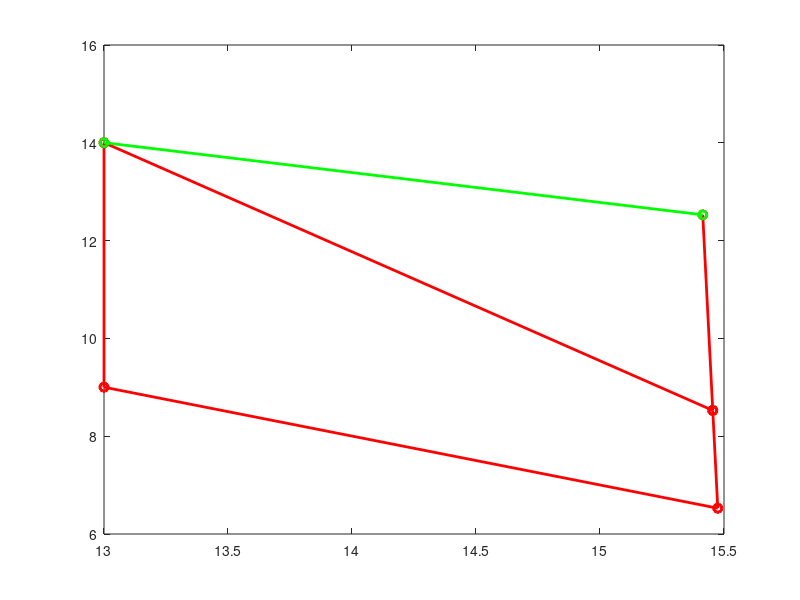

This chart was generated by the following MATLAB code: (Note: this script raises an error after producing the figure.)
% Hayim Enrique Juarez Del Moral
% Program Description: Umbrella arm that expands and retracts from a link
        % input. It will tilt beforhand to adjust angle of the umbrella from a rack
        % and pinion set up.
% INPUTS: for loops of crank-slider and umbrella arm movememnt. Umbrella 
        % stem and crank will be inputs of the for loops.  
% OUTPUTS: Plot of umbrella and crank movement. Plot of inputs vs outputs 
% DATE:12/05/2018
% VERSION: 1.0 
%% Newtons Method to solve for awning unkowns
% ususual commands to prep the program
clc
clear

%conversion items
rad2deg = 180/pi;
deg2rad = pi/180;

RS1 = 5; % lengths of the fourbar
RS2 = 6; 
RS3 = 2;
RS4 = 3.5;
RS3EXT = 4;  %length of the extended arm

Stheta1 = 90*deg2rad;   %angle of fourbar ground
Stheta4 = linspace(-45,15)*deg2rad;   %fourbar input 
% Tolerance
tolerance = 10^(-3);

% Error
error = 2*tolerance;

% Initial Guess for theta 2 and theta 3
guess = [320 ; 70]*deg2rad;

theta2 = guess(1);   %assigning guesses to variable for better clarity.
theta3 = guess(2);

%array to hold values
output = zeros(length(Stheta4),2);

%% Application of Newton's Method to determine the values of theta2 and
% theta3

for i = 1:length(Stheta4)
    
    while error > tolerance

    % vector loop equations for the electric rope shovel with the initial
    % guess
     FUN = [(RS1*cos(Stheta1))+(RS2*cos(theta2))-(RS3*cos(theta3))-...
            (RS4*cos(Stheta4(i)))
            (RS1*sin(Stheta1))+(RS2*sin(theta2))-(RS3*sin(theta3))-...
            (RS4*sin(Stheta4(i)))];
           
    % Definition of the Jacobian matrix for the electric rope shovel
    % (derived from the vector loop equation for the electric rope shovel)
     J1(1,1) = (-RS2*sin(theta2));
     J1(1,2) = (RS3*sin(theta3));

     J1(2,1) = (RS2*cos(theta2));
     J1(2,2) = (-RS3*cos(theta3));

    % Calculation of the change in the guess
     dtheta = -inv(J1)*FUN;

    % Addition of the change in the guess to the previous guess
     guess = guess + dtheta;
     theta2 = guess(1);
     theta3 = guess(2);

    % update f1, f2, and f3
     FUN = [(RS1*cos(Stheta1))+(RS2*cos(theta2))-(RS3*cos(theta3))-...
            (RS4*cos(Stheta4(i)))
            (RS1*sin(Stheta1))+(RS2*sin(theta2))-(RS3*sin(theta3))-...
            (RS4*sin(Stheta4(i)))];

    % Calculation of the error
     error = max(abs(FUN));
      
     end

% Reset of the error for the next input angle
error = 2*tolerance;

% Saving values for later output
output(i,:) = guess;

end
first_th2 = output(1);  %getting first value of theta2
first_th3 = output(1,2);  %the same for theta 3
final_p = output(100);   %final value to keep still in rotation
%% specifiactions of the crank slider portion
r1 = 4; r2 = 5; r3 = 11.57; r3a = r3-5; %link lengths
P1 = [0,0];    %ground coordinate of crank
P4 = [13,2.43239];  %coordinate of pinion ground
radii_p = 1.43239;  %radius of pinion
tilt_angle = 30*deg2rad; %specified angle 
theta2 = linspace(0,tilt_angle);   %input angle) 
ini_th2 = theta2(1);
alfa_list = []   %initializing alpha list
theta3_list = []   %initializing theta3 list
awning_length = []  %awning list
%% specifications of the fourbar simulation:
% point specifications for the fourbar on the stem
RS1x = RS1*cos(Stheta1);
RS1y = RS1*sin(Stheta1);
RS2x = RS2*cos(output(1:100));
RS2y = RS2*sin(output(1:100));
RS3x = RS3*cos(output(1:100,2)');
RS3y = RS3*sin(output(1:100,2)');
RS4x = RS4*cos(Stheta4);
RS4y = RS4*sin(Stheta4);
RS3xt = RS3EXT*cos(output(1:100,2)');   %used for the awning out of loop extension
RS3yt = RS3EXT*sin(output(1:100,2)');   %used as stated above
%% starting the simulation of the fourbar 
for i = 1:length(output(1:i))
    %% end of shaft points/ grounds for four bar
    r3x = P4(1) + r3*cos((pi/2));  %tip of the link
    r3y = P4(2) + r3*sin((pi/2));
    r3xa = P4(1) + r3a*cos((pi/2));  %shorter link
    r3ya = P4(2) + r3a*sin((pi/2));
    
    %% awning four bar simulation;
    %plotting the ground link to stem
    plot([r3xa r3x],[r3ya r3y],'-ro', 'LineWidth', 2); hold on;
     %plotting the input link r4
    plot([r3xa r3xa+RS4x(i)],[r3ya r3ya+RS4y(i)],'-ro', 'LineWidth', 2); hold on;
     %plotting link r3 
    plot([r3xa+RS4x(i) r3xa+RS4x(i)+RS3x(i)],[r3ya+RS4y(i) r3ya+RS4y(i)+RS3y(i) ],'-ro', 'LineWidth', 2); hold on;
     % Plotting link r2
    plot([r3x r3x + RS2x(i)],[r3y r3y + RS2y(i)],'-ro', 'LineWidth', 2); hold on;
    %plotting the awning extension
    plot([r3xa+RS4x(i)+RS3x(i) r3xa+RS4x(i)+RS3x(i)+RS3xt(i)],...
        [r3ya+RS4y(i)+RS3y(i) r3ya+RS4y(i)+RS3y(i)+RS3yt(i)],'-ro', 'LineWidth', 2); hold on;
    %plotting the awning itelf(will me in green)
    plot([r3x r3xa+RS4x(i)+RS3x(i)+RS3xt(i)],...
        [r3y r3ya+RS4y(i)+RS3y(i)+RS3yt(i)],'-go', 'LineWidth', 2); hold on;
    %gathering awning length data vs input
    awning = (sqrt((r3xa+RS4x(i)+RS3x(i)+RS3xt(i))-r3x)^2 - ((r3ya+RS4y(i)+RS3y(i)+RS3yt(i))-r3y)^2);
    awning_length = [awning_length awning]
    
    %% slider crank stand still poistion:
    plot(P1(1),P1(2),'bO','LineWidth',2)   %location of input ground
    plot(P4(1),P4(2),'bO','LineWidth',2)  %location of pinion ground
    alfa = asin(r1*sin(ini_th2)/r2);    %angle for slider end point
    
    r1x = r1*cos(ini_th2);  %x coordinate of crank end
    r1y = r1*sin(ini_th2);  %y coordinate of crank end
    %coupler slider link
    r2x = r1*cos(ini_th2) + r2*cos(alfa);  %x coordinate of slider end
    r2y = 0;      %y coordinate of slider end
    rack_change = 9 - r2x;   %length change to find out arc length traveled
    theta3 = rack_change/radii_p %formula for theta change
    
    
    %% slider crank simulation;
    %plotting the crank slider
    plot([P1(1) r1x r2x],[P1(2) r1y r2y], '-ro', 'LineWidth', 2);%plot of crank slider
    hold on
    plot([P4(1) r3xa r3x],[P4(2) r3ya r3y],'-ro','LineWidth',3); %plot of awning stem 
    hold off
    
    %plotting the rack
    rectangle('Position', [r2x r2y 9 1], 'Facecolor', 'y',...
        'Linewidth', 2, 'LineStyle',':'); 
    
    %plotting the pinion
    viscircles(P4, radii_p, 'LineStyle',':',...
        'EdgeColor','r');   %plotting the pinion
    
    axis ([-2 30 -2 20])
    xlim([-2,30]);
    ylim([-2,20]);
    getframe
    hold off
    %% new loop for sun blockage

    if i == 100

        for s = theta2
            plot(P1(1),P1(2),'bO','LineWidth',2)   %location of input ground
            plot(P4(1),P4(2),'bO','LineWidth',2)  %location of pinion ground
            alfa = asin(r1*sin(s)/r2);    %angle for slider end point
            alfa_list = [alfa_list alfa];    %updating alfa_list
    
            %input link
            r1x = r1*cos(s);  %x coordinate of crank end
            r1y = r1*sin(s);  %y coordinate of crank end
    
            %coupler slider link
            r2x = r1*cos(s) + r2*cos(alfa);  %x coordinate of slider end
            r2y = 0;      %y coordinate of slider end
    
            rack_change = 9 - r2x;   %length change to find out arc length traveled
            theta3 = rack_change/radii_p %formula for theta change
            theta3_list = [theta3_list theta3];
            
            r3x = P4(1) + r3*cos((pi/2)-theta3); %restating stem points to update
            r3y = P4(2) + r3*sin((pi/2)-theta3);
            r3xa = P4(1) + r3a*cos((pi/2)-theta3);
            r3ya = P4(2) + r3a*sin((pi/2)-theta3);
            %% simulation of the crank slider
            %plotting the crank slider
            plot([P1(1) r1x r2x],[P1(2) r1y r2y], '-ro', 'LineWidth', 2);%plot of crank slider
            hold on
            plot([P4(1) r3xa r3x],[P4(2) r3ya r3y],'-ro','LineWidth',3); %plot of awning stem 
            hold off
    
            %plotting the rack
            rectangle('Position', [r2x r2y 9 1], 'Facecolor', 'y',...
            'Linewidth', 2, 'LineStyle',':'); hold on;
    
            %plotting the pinion
            viscircles(P4, radii_p, 'LineStyle',':',...
            'EdgeColor','r'); hold on;   %plotting the pinion

            %% specifications of the fourbar simulation:
            %end points of the fourbar with angle constraint
            RS1x = RS1*cos(Stheta1-theta3);
            RS1y = RS1*sin(Stheta1-theta3);
            RS2x = RS2*cos(output(1:100)-theta3);
            RS2y = RS2*sin(output(1:100)-theta3);
            RS3x = RS3*cos(output(1:100,2)-theta3');
            RS3y = RS3*sin(output(1:100,2)-theta3');
            RS4x = RS4*cos(Stheta4-theta3);
            RS4y = RS4*sin(Stheta4-theta3);
            RS3xt = RS3EXT*cos(output(1:100,2)-theta3');   %used for the awning out of loop extension
            RS3yt = RS3EXT*sin(output(1:100,2)-theta3');   %used as stated above
            %% awning four bar simulation stand still;
            %keep the awning still for rotation and constrain to rotation
            %plotting the ground link to stem
            plot([r3xa r3x],[r3ya r3y],'-ro', 'LineWidth', 2); hold on;
            %plotting the input link r4
            plot([r3xa r3xa+RS4x(i)],[r3ya r3ya+RS4y(i)],'-ro', 'LineWidth', 2); hold on;
            %plotting link r3 
            plot([r3xa+RS4x(i) r3xa+RS4x(i)+RS3x(i)],[r3ya+RS4y(i) r3ya+RS4y(i)+RS3y(i) ],'-ro', 'LineWidth', 2); hold on;
            %Plotting link r2
            plot([r3x r3x + RS2x(i)],[r3y r3y + RS2y(i)],'-ro', 'LineWidth', 2); hold on;
            %plotting the awning extension
            plot([r3xa+RS4x(i)+RS3x(i) r3xa+RS4x(i)+RS3x(i)+RS3xt(i)],...
            [r3ya+RS4y(i)+RS3y(i) r3ya+RS4y(i)+RS3y(i)+RS3yt(i)],'-ro', 'LineWidth', 2); hold on;
            %plotting the awning itelf(will be in green)
            plot([r3x r3xa+RS4x(i)+RS3x(i)+RS3xt(i)],...
            [r3y r3ya+RS4y(i)+RS3y(i)+RS3yt(i)],'-go', 'LineWidth', 2); hold on;
        
            axis ([-2 30 -2 20])
            xlim([-2,30]);
            ylim([-2,20]);
            getframe
            hold off
        end
    %% final figures
    %plotting crank slider section   
    subplot(2,2,1)
    %figure(2)
    plot(theta2, alfa_list);
    hold on
    plot (theta2, theta3_list)
    title('Crank Input vs Slider and Stem')
    xlabel('\theta_2 [rad]')
    ylabel('\theta_3 ,\alpha [rad]')  
    legend('\alpha','\theta_3')
    
    %plotting the awning angle changes vs input
    subplot(2,2,2)
    %figure(3)
    plot(Stheta4, output(1:100), 'm-'); hold on;
    plot(Stheta4, output(1:100,2),'g-'); hold on;
    title('Awning Input vs \theta_6 vs \theta_5')
    xlabel('\theta_4 [rad]')
    ylabel('\theta_5 ,\theta_6 [rad]')  
    legend('\theta_6',' \theta_5')
    
    %plotting the length of awning 
    subplot(2,2,[3,4])
    %figure(4)
    plot(Stheta4, awning_length, 'm-'); hold on;
    title('Awning length vs angle input')
    xlabel('\theta_4 [rad]')
    ylabel('length[m]')  
    
    end


end